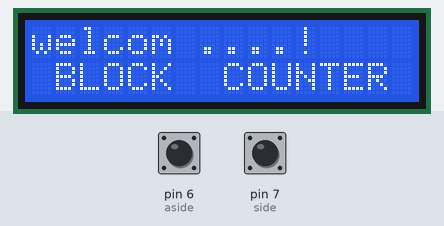
Bench run of a sketch on a simulated Arduino Uno, built with avr-gcc and run on an emulated ATmega328P. On the bench: 16×2 character LCD. Inputs (shaded band) come from the test bench; at power-on: pin 6 (aside) HIGH, pin 7 (side) HIGH.

Above: at 0.1 s.
At 3.2 s:
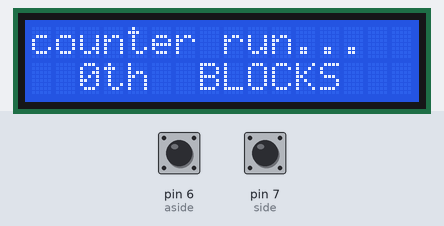

The sketch:

blockCounter.ino
```cpp
#include <LiquidCrystal_I2C.h> // Library for LCD
#include <SoftwareSerial.h>


LiquidCrystal_I2C lcd = LiquidCrystal_I2C(0x3F, 16, 2);
SoftwareSerial mySerial(2,3);

//declear the sensor variable
int side = 7, aside = 6;
int sideValue, asideValue;
String msg="";
int state =0;
int count=0, block = 0;

void setup() {

  Serial.begin(9600);
  mySerial.begin(9600);
  // Initiate the LCD:
  lcd.init();
  lcd.backlight();

  lcd.setCursor(0, 0); // Set the cursor on the first column and first row.
  lcd.print("welcom ....!"); // Print the string "Hello World!"
  lcd.setCursor(0, 1); //Set the cursor on the third column and the second row (counting starts at 0!).
  lcd.print(" BLOCK  COUNTER ");
  delay(3000);
  lcd.clear();

  //intialize count sensor
  pinMode(side, INPUT);
  pinMode(aside, INPUT);
}

void loop() {
  //read the counter input
  sideValue = digitalRead(side);
  asideValue = digitalRead(aside);


//  count state changer
  if(sideValue ==  LOW && asideValue == LOW && state == 0){
      count++;
      state =1;
      if(count%10==0){
          block++;
          msg =block+" batch sent";
        }
       else{
          msg = "";
        }
    }

     if(sideValue ==  HIGH && asideValue == HIGH && state == 1){

      state =0;
    }

  //print the passed block
  lcd.setCursor(0, 0);
  lcd.print("counter run...");
  lcd.setCursor(2, 1);
  lcd.print(msg);
  lcd.print(count);
  lcd.print("th  BLOCKS");
}

int sendMasege(int block, int count){
  Serial.println("Initializing...");
  mySerial.println("AT"); //Once the handshake test is successful, it will back to OK
  updateSerial();
  mySerial.println("AT+CMGF=1"); // Configuring TEXT mode
  updateSerial();
  mySerial.println("AT+CMGS=\"+255787016111\"");//change ZZ with country code and xxxxxxxxxxx with phone number to sms
  updateSerial();
  mySerial.println("BLOCK COUNTER SYSTEM"); //text content
  mySerial.print(block); //text content
  mySerial.println(" batch produced"); //text content
  updateSerial();
  mySerial.write(26);
  Serial.println("closing...");
  }

void updateSerial(){
  delay(500);
  while(!mySerial.available()>0){
      Serial.println("gsm not connected");
    }
  }
```
